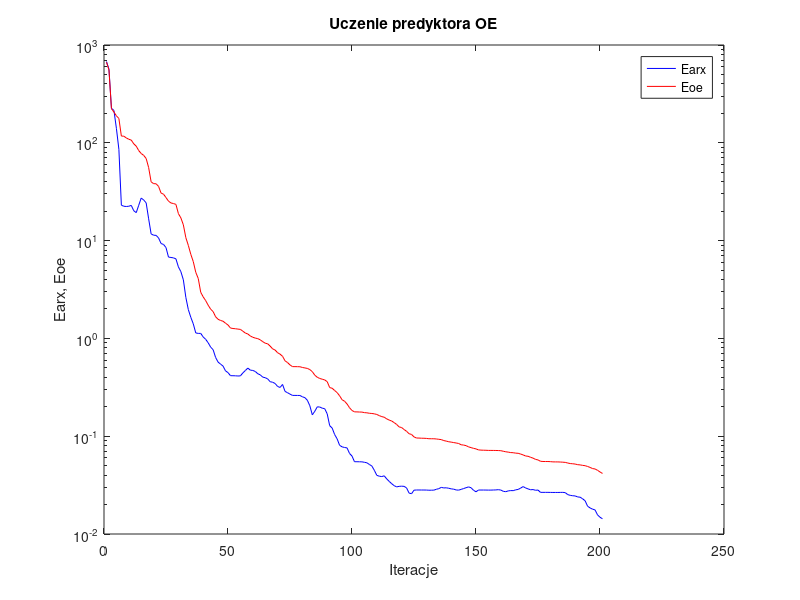
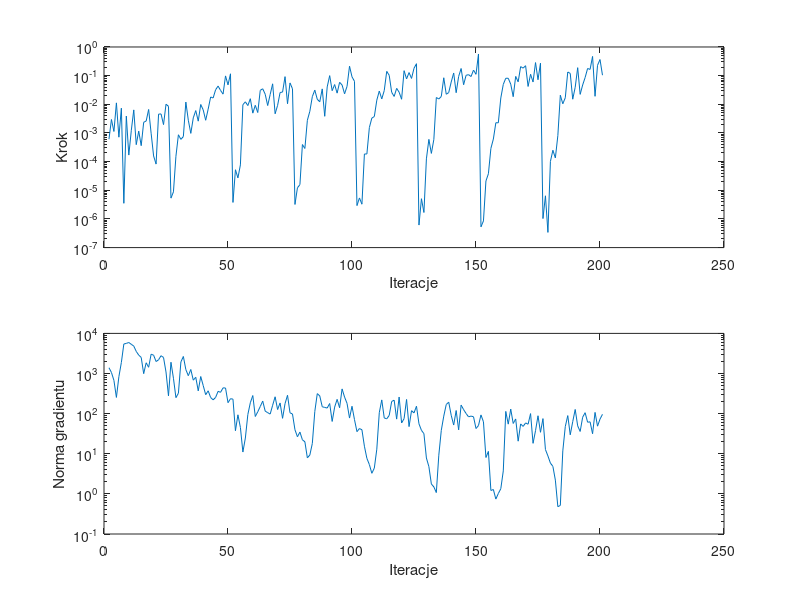

MATLAB code for these plots, in order:
%uczenie predyktora oe
clear all;
n=0; farx(n+1)=6.786066e+002; foe(n+1)=6.664750e+002; wspucz(n+1)=0.000000e+000; ng(n+1)=0.000000e+000;
%odnowa zmiennej metryki
n=1; farx(n+1)=5.665111e+002; foe(n+1)=5.563333e+002; krok(n+1)=6.052069e-004; ng(n+1)=1.394920e+003;
n=2; farx(n+1)=2.250831e+002; foe(n+1)=2.231200e+002; krok(n+1)=2.953444e-003; ng(n+1)=1.062222e+003;
n=3; farx(n+1)=2.144663e+002; foe(n+1)=2.063187e+002; krok(n+1)=1.127391e-003; ng(n+1)=6.732100e+002;
n=4; farx(n+1)=1.404449e+002; foe(n+1)=1.888038e+002; krok(n+1)=1.121665e-002; ng(n+1)=2.535550e+002;
n=5; farx(n+1)=8.572274e+001; foe(n+1)=1.772562e+002; krok(n+1)=7.125145e-004; ng(n+1)=8.340221e+002;
n=6; farx(n+1)=2.301616e+001; foe(n+1)=1.172077e+002; krok(n+1)=7.321912e-003; ng(n+1)=1.886050e+003;
n=7; farx(n+1)=2.245217e+001; foe(n+1)=1.168416e+002; krok(n+1)=3.513490e-006; ng(n+1)=5.445992e+003;
n=8; farx(n+1)=2.232845e+001; foe(n+1)=1.121035e+002; krok(n+1)=3.881922e-003; ng(n+1)=5.628943e+003;
n=9; farx(n+1)=2.245441e+001; foe(n+1)=1.087146e+002; krok(n+1)=1.691914e-004; ng(n+1)=5.929525e+003;
n=10; farx(n+1)=2.291392e+001; foe(n+1)=1.065622e+002; krok(n+1)=1.204607e-003; ng(n+1)=5.348778e+003;
n=11; farx(n+1)=2.018664e+001; foe(n+1)=9.759331e+001; krok(n+1)=6.380132e-003; ng(n+1)=4.824958e+003;
n=12; farx(n+1)=1.932274e+001; foe(n+1)=9.240749e+001; krok(n+1)=3.909578e-004; ng(n+1)=3.559097e+003;
n=13; farx(n+1)=2.297079e+001; foe(n+1)=8.325208e+001; krok(n+1)=1.159466e-003; ng(n+1)=2.875555e+003;
n=14; farx(n+1)=2.721687e+001; foe(n+1)=7.770732e+001; krok(n+1)=3.604935e-004; ng(n+1)=2.520420e+003;
n=15; farx(n+1)=2.603616e+001; foe(n+1)=7.441604e+001; krok(n+1)=2.359800e-003; ng(n+1)=9.922771e+002;
n=16; farx(n+1)=2.430012e+001; foe(n+1)=6.908302e+001; krok(n+1)=2.607206e-003; ng(n+1)=1.851697e+003;
n=17; farx(n+1)=1.670102e+001; foe(n+1)=5.579952e+001; krok(n+1)=6.607631e-003; ng(n+1)=1.430978e+003;
n=18; farx(n+1)=1.171473e+001; foe(n+1)=3.990817e+001; krok(n+1)=9.781284e-004; ng(n+1)=3.029870e+003;
n=19; farx(n+1)=1.135357e+001; foe(n+1)=3.821681e+001; krok(n+1)=1.575933e-004; ng(n+1)=2.863305e+003;
n=20; farx(n+1)=1.131243e+001; foe(n+1)=3.810920e+001; krok(n+1)=8.191911e-005; ng(n+1)=1.987320e+003;
n=21; farx(n+1)=1.065664e+001; foe(n+1)=3.584063e+001; krok(n+1)=4.534550e-003; ng(n+1)=2.199244e+003;
n=22; farx(n+1)=9.336297e+000; foe(n+1)=3.065095e+001; krok(n+1)=4.611188e-003; ng(n+1)=2.779905e+003;
n=23; farx(n+1)=9.134877e+000; foe(n+1)=2.982353e+001; krok(n+1)=1.958759e-003; ng(n+1)=2.509869e+003;
n=24; farx(n+1)=8.487030e+000; foe(n+1)=2.754827e+001; krok(n+1)=1.004414e-002; ng(n+1)=1.091129e+003;
n=25; farx(n+1)=6.786324e+000; foe(n+1)=2.531638e+001; krok(n+1)=8.516524e-003; ng(n+1)=2.774017e+002;
%odnowa zmiennej metryki
n=26; farx(n+1)=6.721342e+000; foe(n+1)=2.424999e+001; krok(n+1)=5.320105e-006; ng(n+1)=1.909930e+003;
n=27; farx(n+1)=6.661099e+000; foe(n+1)=2.393644e+001; krok(n+1)=8.807743e-006; ng(n+1)=7.621271e+002;
n=28; farx(n+1)=6.505649e+000; foe(n+1)=2.346087e+001; krok(n+1)=1.535048e-004; ng(n+1)=2.503656e+002;
n=29; farx(n+1)=5.384265e+000; foe(n+1)=1.886850e+001; krok(n+1)=8.651099e-004; ng(n+1)=3.221398e+002;
n=30; farx(n+1)=4.811385e+000; foe(n+1)=1.705561e+001; krok(n+1)=5.972073e-004; ng(n+1)=1.939763e+003;
n=31; farx(n+1)=3.967809e+000; foe(n+1)=1.448411e+001; krok(n+1)=7.496833e-004; ng(n+1)=2.659547e+003;
n=32; farx(n+1)=2.626162e+000; foe(n+1)=1.071718e+001; krok(n+1)=1.196180e-002; ng(n+1)=1.251312e+003;
n=33; farx(n+1)=1.971054e+000; foe(n+1)=8.935489e+000; krok(n+1)=2.774090e-003; ng(n+1)=8.829619e+002;
n=34; farx(n+1)=1.643242e+000; foe(n+1)=7.240106e+000; krok(n+1)=9.673859e-004; ng(n+1)=1.260819e+003;
n=35; farx(n+1)=1.408524e+000; foe(n+1)=6.096768e+000; krok(n+1)=3.367365e-003; ng(n+1)=6.827118e+002;
n=36; farx(n+1)=1.137344e+000; foe(n+1)=4.739192e+000; krok(n+1)=6.042575e-003; ng(n+1)=8.055540e+002;
n=37; farx(n+1)=1.125073e+000; foe(n+1)=4.101464e+000; krok(n+1)=2.581388e-003; ng(n+1)=3.696660e+002;
n=38; farx(n+1)=1.125046e+000; foe(n+1)=2.960779e+000; krok(n+1)=9.852969e-003; ng(n+1)=8.418869e+002;
n=39; farx(n+1)=1.034503e+000; foe(n+1)=2.657240e+000; krok(n+1)=6.391423e-003; ng(n+1)=5.027097e+002;
n=40; farx(n+1)=9.783035e-001; foe(n+1)=2.433859e+000; krok(n+1)=2.774090e-003; ng(n+1)=2.961703e+002;
n=41; farx(n+1)=9.024901e-001; foe(n+1)=2.185889e+000; krok(n+1)=6.776891e-003; ng(n+1)=3.709199e+002;
n=42; farx(n+1)=8.148275e-001; foe(n+1)=1.991459e+000; krok(n+1)=1.799391e-002; ng(n+1)=2.522816e+002;
n=43; farx(n+1)=7.661044e-001; foe(n+1)=1.879589e+000; krok(n+1)=1.660195e-002; ng(n+1)=2.206885e+002;
n=44; farx(n+1)=6.384282e-001; foe(n+1)=1.664272e+000; krok(n+1)=3.211609e-002; ng(n+1)=2.533950e+002;
n=45; farx(n+1)=5.726494e-001; foe(n+1)=1.568153e+000; krok(n+1)=4.331299e-002; ng(n+1)=3.596088e+002;
n=46; farx(n+1)=5.456798e-001; foe(n+1)=1.525512e+000; krok(n+1)=3.052860e-002; ng(n+1)=3.398955e+002;
n=47; farx(n+1)=5.211212e-001; foe(n+1)=1.498320e+000; krok(n+1)=2.265123e-002; ng(n+1)=4.390887e+002;
n=48; farx(n+1)=4.653697e-001; foe(n+1)=1.430478e+000; krok(n+1)=9.790078e-002; ng(n+1)=4.353198e+002;
n=49; farx(n+1)=4.468742e-001; foe(n+1)=1.370658e+000; krok(n+1)=4.756755e-002; ng(n+1)=1.875563e+002;
n=50; farx(n+1)=4.157319e-001; foe(n+1)=1.276988e+000; krok(n+1)=1.160291e-001; ng(n+1)=2.356780e+002;
%odnowa zmiennej metryki
n=51; farx(n+1)=4.153084e-001; foe(n+1)=1.262046e+000; krok(n+1)=3.767702e-006; ng(n+1)=2.297214e+002;
n=52; farx(n+1)=4.145686e-001; foe(n+1)=1.255586e+000; krok(n+1)=5.210339e-005; ng(n+1)=3.749963e+001;
n=53; farx(n+1)=4.126286e-001; foe(n+1)=1.244783e+000; krok(n+1)=2.703468e-005; ng(n+1)=9.356930e+001;
n=54; farx(n+1)=4.139712e-001; foe(n+1)=1.236475e+000; krok(n+1)=7.697632e-005; ng(n+1)=4.522005e+001;
n=55; farx(n+1)=4.439417e-001; foe(n+1)=1.183844e+000; krok(n+1)=9.698882e-003; ng(n+1)=1.102914e+001;
n=56; farx(n+1)=4.696816e-001; foe(n+1)=1.134435e+000; krok(n+1)=1.219985e-002; ng(n+1)=2.468653e+001;
n=57; farx(n+1)=4.971890e-001; foe(n+1)=1.108931e+000; krok(n+1)=9.016309e-003; ng(n+1)=9.517943e+001;
n=58; farx(n+1)=4.736385e-001; foe(n+1)=1.058720e+000; krok(n+1)=1.567500e-002; ng(n+1)=1.867250e+002;
n=59; farx(n+1)=4.703958e-001; foe(n+1)=1.027221e+000; krok(n+1)=4.912155e-003; ng(n+1)=2.824779e+002;
n=60; farx(n+1)=4.589771e-001; foe(n+1)=1.007812e+000; krok(n+1)=9.213222e-003; ng(n+1)=8.487510e+001;
n=61; farx(n+1)=4.353457e-001; foe(n+1)=9.944042e-001; krok(n+1)=5.162776e-003; ng(n+1)=1.113194e+002;
n=62; farx(n+1)=4.240267e-001; foe(n+1)=9.672841e-001; krok(n+1)=3.065020e-002; ng(n+1)=1.504033e+002;
n=63; farx(n+1)=4.019416e-001; foe(n+1)=9.265158e-001; krok(n+1)=3.481722e-002; ng(n+1)=2.054911e+002;
n=64; farx(n+1)=3.965375e-001; foe(n+1)=8.936031e-001; krok(n+1)=2.243330e-002; ng(n+1)=1.152815e+002;
n=65; farx(n+1)=3.853815e-001; foe(n+1)=8.805463e-001; krok(n+1)=9.041785e-003; ng(n+1)=1.059350e+002;
n=66; farx(n+1)=3.608828e-001; foe(n+1)=8.338801e-001; krok(n+1)=2.194150e-002; ng(n+1)=9.742372e+001;
n=67; farx(n+1)=3.561848e-001; foe(n+1)=7.816103e-001; krok(n+1)=5.188122e-002; ng(n+1)=1.618481e+002;
n=68; farx(n+1)=3.459195e-001; foe(n+1)=7.600886e-001; krok(n+1)=4.674043e-003; ng(n+1)=2.630678e+002;
n=69; farx(n+1)=3.224725e-001; foe(n+1)=7.134864e-001; krok(n+1)=9.201482e-003; ng(n+1)=1.264161e+002;
n=70; farx(n+1)=3.153327e-001; foe(n+1)=6.902394e-001; krok(n+1)=2.578794e-002; ng(n+1)=1.847235e+002;
n=71; farx(n+1)=3.380903e-001; foe(n+1)=6.558259e-001; krok(n+1)=2.672451e-002; ng(n+1)=7.640721e+001;
n=72; farx(n+1)=2.870498e-001; foe(n+1)=5.897957e-001; krok(n+1)=9.228634e-002; ng(n+1)=1.779737e+002;
n=73; farx(n+1)=2.785281e-001; foe(n+1)=5.664572e-001; krok(n+1)=1.046652e-002; ng(n+1)=2.868455e+002;
n=74; farx(n+1)=2.692460e-001; foe(n+1)=5.355593e-001; krok(n+1)=5.576355e-002; ng(n+1)=1.049506e+002;
n=75; farx(n+1)=2.613432e-001; foe(n+1)=5.146145e-001; krok(n+1)=3.473024e-002; ng(n+1)=9.789341e+001;
%odnowa zmiennej metryki
n=76; farx(n+1)=2.612930e-001; foe(n+1)=5.143968e-001; krok(n+1)=3.199889e-006; ng(n+1)=3.962376e+001;
n=77; farx(n+1)=2.611176e-001; foe(n+1)=5.139871e-001; krok(n+1)=1.224850e-005; ng(n+1)=2.653635e+001;
n=78; farx(n+1)=2.609092e-001; foe(n+1)=5.130301e-001; krok(n+1)=1.572983e-005; ng(n+1)=3.468030e+001;
n=79; farx(n+1)=2.528327e-001; foe(n+1)=5.045665e-001; krok(n+1)=3.949694e-004; ng(n+1)=2.230234e+001;
n=80; farx(n+1)=2.479800e-001; foe(n+1)=4.988937e-001; krok(n+1)=2.875463e-004; ng(n+1)=1.986558e+001;
n=81; farx(n+1)=2.330897e-001; foe(n+1)=4.932962e-001; krok(n+1)=2.774090e-003; ng(n+1)=7.901916e+000;
n=82; farx(n+1)=2.046557e-001; foe(n+1)=4.797322e-001; krok(n+1)=5.711090e-003; ng(n+1)=9.324467e+000;
n=83; farx(n+1)=1.653610e-001; foe(n+1)=4.569949e-001; krok(n+1)=1.848181e-002; ng(n+1)=1.806164e+001;
n=84; farx(n+1)=1.799002e-001; foe(n+1)=4.206197e-001; krok(n+1)=3.133413e-002; ng(n+1)=1.132212e+002;
n=85; farx(n+1)=1.997251e-001; foe(n+1)=4.003465e-001; krok(n+1)=1.496365e-002; ng(n+1)=3.156650e+002;
n=86; farx(n+1)=1.987475e-001; foe(n+1)=3.893029e-001; krok(n+1)=1.226153e-002; ng(n+1)=2.762103e+002;
n=87; farx(n+1)=1.934588e-001; foe(n+1)=3.826874e-001; krok(n+1)=3.450322e-002; ng(n+1)=1.485631e+002;
n=88; farx(n+1)=1.910726e-001; foe(n+1)=3.762137e-001; krok(n+1)=3.816075e-003; ng(n+1)=1.427970e+002;
n=89; farx(n+1)=1.692259e-001; foe(n+1)=3.612253e-001; krok(n+1)=4.048730e-002; ng(n+1)=1.379791e+002;
n=90; farx(n+1)=1.281442e-001; foe(n+1)=3.141539e-001; krok(n+1)=1.001107e-001; ng(n+1)=1.788615e+002;
n=91; farx(n+1)=1.212044e-001; foe(n+1)=3.092685e-001; krok(n+1)=2.991958e-002; ng(n+1)=6.387076e+001;
n=92; farx(n+1)=1.039367e-001; foe(n+1)=2.932977e-001; krok(n+1)=4.890625e-002; ng(n+1)=1.456142e+002;
n=93; farx(n+1)=9.397871e-002; foe(n+1)=2.791201e-001; krok(n+1)=2.452306e-002; ng(n+1)=2.269359e+002;
n=94; farx(n+1)=8.069616e-002; foe(n+1)=2.588974e-001; krok(n+1)=5.857529e-002; ng(n+1)=1.402467e+002;
n=95; farx(n+1)=7.783629e-002; foe(n+1)=2.359539e-001; krok(n+1)=4.715694e-002; ng(n+1)=4.134166e+002;
n=96; farx(n+1)=7.666839e-002; foe(n+1)=2.278809e-001; krok(n+1)=2.319637e-002; ng(n+1)=2.588845e+002;
n=97; farx(n+1)=7.591987e-002; foe(n+1)=2.136129e-001; krok(n+1)=4.226396e-002; ng(n+1)=1.802570e+002;
n=98; farx(n+1)=6.667237e-002; foe(n+1)=1.954899e-001; krok(n+1)=2.134155e-001; ng(n+1)=7.756688e+001;
n=99; farx(n+1)=6.267090e-002; foe(n+1)=1.832541e-001; krok(n+1)=9.089589e-002; ng(n+1)=1.527084e+002;
n=100; farx(n+1)=5.484688e-002; foe(n+1)=1.774263e-001; krok(n+1)=6.345766e-002; ng(n+1)=7.099356e+001;
%odnowa zmiennej metryki
n=101; farx(n+1)=5.483205e-002; foe(n+1)=1.772397e-001; krok(n+1)=2.920731e-006; ng(n+1)=3.558694e+001;
n=102; farx(n+1)=5.476018e-002; foe(n+1)=1.767149e-001; krok(n+1)=5.403553e-006; ng(n+1)=4.251231e+001;
n=103; farx(n+1)=5.467717e-002; foe(n+1)=1.764528e-001; krok(n+1)=3.266097e-006; ng(n+1)=3.966232e+001;
n=104; farx(n+1)=5.411534e-002; foe(n+1)=1.741868e-001; krok(n+1)=1.845902e-004; ng(n+1)=1.541505e+001;
n=105; farx(n+1)=5.348185e-002; foe(n+1)=1.734347e-001; krok(n+1)=1.848603e-004; ng(n+1)=7.688472e+000;
n=106; farx(n+1)=5.141236e-002; foe(n+1)=1.716056e-001; krok(n+1)=1.548092e-003; ng(n+1)=5.377631e+000;
n=107; farx(n+1)=4.956336e-002; foe(n+1)=1.707303e-001; krok(n+1)=3.303815e-003; ng(n+1)=3.260950e+000;
n=108; farx(n+1)=4.483488e-002; foe(n+1)=1.693528e-001; krok(n+1)=3.740913e-003; ng(n+1)=4.393546e+000;
n=109; farx(n+1)=3.980856e-002; foe(n+1)=1.667912e-001; krok(n+1)=1.394241e-002; ng(n+1)=1.299386e+001;
n=110; farx(n+1)=3.899918e-002; foe(n+1)=1.623602e-001; krok(n+1)=2.896961e-002; ng(n+1)=1.055928e+002;
n=111; farx(n+1)=3.865961e-002; foe(n+1)=1.586208e-001; krok(n+1)=1.540553e-002; ng(n+1)=2.200324e+002;
n=112; farx(n+1)=3.933517e-002; foe(n+1)=1.563091e-001; krok(n+1)=3.012318e-002; ng(n+1)=7.820054e+001;
n=113; farx(n+1)=3.658531e-002; foe(n+1)=1.503297e-001; krok(n+1)=1.409038e-001; ng(n+1)=7.418850e+001;
n=114; farx(n+1)=3.449798e-002; foe(n+1)=1.462161e-001; krok(n+1)=1.027628e-001; ng(n+1)=9.024882e+001;
n=115; farx(n+1)=3.268757e-002; foe(n+1)=1.429853e-001; krok(n+1)=2.617232e-002; ng(n+1)=2.015089e+002;
n=116; farx(n+1)=3.121962e-002; foe(n+1)=1.377209e-001; krok(n+1)=1.881905e-002; ng(n+1)=2.164064e+002;
n=117; farx(n+1)=3.031650e-002; foe(n+1)=1.318861e-001; krok(n+1)=3.598781e-002; ng(n+1)=7.301841e+001;
n=118; farx(n+1)=3.071155e-002; foe(n+1)=1.245104e-001; krok(n+1)=2.643052e-002; ng(n+1)=2.596057e+002;
n=119; farx(n+1)=3.083328e-002; foe(n+1)=1.226532e-001; krok(n+1)=1.500600e-002; ng(n+1)=5.849508e+001;
n=120; farx(n+1)=3.070655e-002; foe(n+1)=1.170438e-001; krok(n+1)=1.490721e-001; ng(n+1)=7.508990e+001;
n=121; farx(n+1)=2.962249e-002; foe(n+1)=1.122476e-001; krok(n+1)=7.689657e-002; ng(n+1)=2.256970e+002;
n=122; farx(n+1)=2.622648e-002; foe(n+1)=1.060532e-001; krok(n+1)=1.280543e-001; ng(n+1)=4.748056e+001;
n=123; farx(n+1)=2.579857e-002; foe(n+1)=1.042464e-001; krok(n+1)=8.000730e-002; ng(n+1)=1.185320e+002;
n=124; farx(n+1)=2.805812e-002; foe(n+1)=9.843699e-002; krok(n+1)=1.803622e-001; ng(n+1)=1.043491e+002;
n=125; farx(n+1)=2.818561e-002; foe(n+1)=9.582410e-002; krok(n+1)=2.611580e-001; ng(n+1)=1.529308e+002;
%odnowa zmiennej metryki
n=126; farx(n+1)=2.818271e-002; foe(n+1)=9.571797e-002; krok(n+1)=6.107947e-007; ng(n+1)=5.575507e+001;
n=127; farx(n+1)=2.816970e-002; foe(n+1)=9.536141e-002; krok(n+1)=5.082078e-006; ng(n+1)=3.845215e+001;
n=128; farx(n+1)=2.817002e-002; foe(n+1)=9.527648e-002; krok(n+1)=1.678983e-006; ng(n+1)=3.168804e+001;
n=129; farx(n+1)=2.814129e-002; foe(n+1)=9.494713e-002; krok(n+1)=1.248592e-004; ng(n+1)=7.845200e+000;
n=130; farx(n+1)=2.803253e-002; foe(n+1)=9.423776e-002; krok(n+1)=5.970040e-004; ng(n+1)=4.784721e+000;
n=131; farx(n+1)=2.805592e-002; foe(n+1)=9.419916e-002; krok(n+1)=1.935115e-004; ng(n+1)=1.765756e+000;
n=132; farx(n+1)=2.808964e-002; foe(n+1)=9.415524e-002; krok(n+1)=5.939298e-004; ng(n+1)=1.494484e+000;
n=133; farx(n+1)=2.865283e-002; foe(n+1)=9.370285e-002; krok(n+1)=1.725161e-002; ng(n+1)=1.078409e+000;
n=134; farx(n+1)=2.908993e-002; foe(n+1)=9.297946e-002; krok(n+1)=1.532189e-002; ng(n+1)=9.203383e+000;
n=135; farx(n+1)=2.998381e-002; foe(n+1)=9.232566e-002; krok(n+1)=1.871346e-002; ng(n+1)=3.824429e+001;
n=136; farx(n+1)=2.958714e-002; foe(n+1)=9.022038e-002; krok(n+1)=8.430727e-002; ng(n+1)=8.670949e+001;
n=137; farx(n+1)=2.967918e-002; foe(n+1)=8.910372e-002; krok(n+1)=2.243330e-002; ng(n+1)=1.689519e+002;
n=138; farx(n+1)=2.936148e-002; foe(n+1)=8.776086e-002; krok(n+1)=2.570124e-002; ng(n+1)=1.929462e+002;
n=139; farx(n+1)=2.894674e-002; foe(n+1)=8.701267e-002; krok(n+1)=5.983917e-002; ng(n+1)=9.114172e+001;
n=140; farx(n+1)=2.873693e-002; foe(n+1)=8.606291e-002; krok(n+1)=1.237945e-001; ng(n+1)=5.197886e+001;
n=141; farx(n+1)=2.820032e-002; foe(n+1)=8.523780e-002; krok(n+1)=2.541206e-002; ng(n+1)=1.196786e+002;
n=142; farx(n+1)=2.808757e-002; foe(n+1)=8.424294e-002; krok(n+1)=9.363811e-002; ng(n+1)=3.940754e+001;
n=143; farx(n+1)=2.859888e-002; foe(n+1)=8.173691e-002; krok(n+1)=1.775417e-001; ng(n+1)=1.633586e+002;
n=144; farx(n+1)=2.915780e-002; foe(n+1)=8.116543e-002; krok(n+1)=4.815335e-002; ng(n+1)=1.260034e+002;
n=145; farx(n+1)=2.975027e-002; foe(n+1)=8.005814e-002; krok(n+1)=1.027179e-001; ng(n+1)=1.007163e+002;
n=146; farx(n+1)=3.031608e-002; foe(n+1)=7.781064e-002; krok(n+1)=1.082372e-001; ng(n+1)=8.322916e+001;
n=147; farx(n+1)=2.972605e-002; foe(n+1)=7.643504e-002; krok(n+1)=9.310460e-002; ng(n+1)=8.695179e+001;
n=148; farx(n+1)=2.799675e-002; foe(n+1)=7.513442e-002; krok(n+1)=1.564519e-001; ng(n+1)=8.351707e+001;
n=149; farx(n+1)=2.702449e-002; foe(n+1)=7.417248e-002; krok(n+1)=1.112197e-001; ng(n+1)=4.256212e+001;
n=150; farx(n+1)=2.815818e-002; foe(n+1)=7.243651e-002; krok(n+1)=5.695627e-001; ng(n+1)=5.046127e+001;
%odnowa zmiennej metryki
n=151; farx(n+1)=2.815642e-002; foe(n+1)=7.206113e-002; krok(n+1)=5.291310e-007; ng(n+1)=9.287722e+001;
n=152; farx(n+1)=2.815931e-002; foe(n+1)=7.190388e-002; krok(n+1)=8.523972e-007; ng(n+1)=6.270324e+001;
n=153; farx(n+1)=2.814301e-002; foe(n+1)=7.180463e-002; krok(n+1)=2.102242e-005; ng(n+1)=8.069351e+000;
n=154; farx(n+1)=2.810912e-002; foe(n+1)=7.157988e-002; krok(n+1)=3.782543e-005; ng(n+1)=1.145886e+001;
n=155; farx(n+1)=2.811743e-002; foe(n+1)=7.156216e-002; krok(n+1)=2.884695e-004; ng(n+1)=1.216510e+000;
n=156; farx(n+1)=2.817597e-002; foe(n+1)=7.152016e-002; krok(n+1)=6.145526e-004; ng(n+1)=1.285899e+000;
n=157; farx(n+1)=2.823430e-002; foe(n+1)=7.146149e-002; krok(n+1)=2.275225e-003; ng(n+1)=7.422200e-001;
n=158; farx(n+1)=2.840119e-002; foe(n+1)=7.134425e-002; krok(n+1)=2.261309e-003; ng(n+1)=1.021889e+000;
n=159; farx(n+1)=2.814765e-002; foe(n+1)=7.109016e-002; krok(n+1)=1.660195e-002; ng(n+1)=1.344235e+000;
n=160; farx(n+1)=2.732675e-002; foe(n+1)=7.017311e-002; krok(n+1)=4.954706e-002; ng(n+1)=3.744171e+000;
n=161; farx(n+1)=2.706788e-002; foe(n+1)=6.930345e-002; krok(n+1)=8.100548e-002; ng(n+1)=1.137090e+002;
n=162; farx(n+1)=2.759211e-002; foe(n+1)=6.874774e-002; krok(n+1)=8.100548e-002; ng(n+1)=5.471481e+001;
n=163; farx(n+1)=2.779228e-002; foe(n+1)=6.800389e-002; krok(n+1)=5.055608e-002; ng(n+1)=1.299306e+002;
n=164; farx(n+1)=2.775840e-002; foe(n+1)=6.780161e-002; krok(n+1)=1.843937e-002; ng(n+1)=5.689976e+001;
n=165; farx(n+1)=2.829242e-002; foe(n+1)=6.712192e-002; krok(n+1)=9.407061e-002; ng(n+1)=7.369975e+001;
n=166; farx(n+1)=2.855340e-002; foe(n+1)=6.685584e-002; krok(n+1)=6.079450e-002; ng(n+1)=2.059339e+001;
n=167; farx(n+1)=2.947539e-002; foe(n+1)=6.567651e-002; krok(n+1)=2.064051e-001; ng(n+1)=5.539424e+001;
n=168; farx(n+1)=3.053126e-002; foe(n+1)=6.438283e-002; krok(n+1)=1.827807e-001; ng(n+1)=4.804688e+001;
n=169; farx(n+1)=2.956379e-002; foe(n+1)=6.277941e-002; krok(n+1)=2.223238e-001; ng(n+1)=5.869458e+001;
n=170; farx(n+1)=2.892495e-002; foe(n+1)=6.232476e-002; krok(n+1)=4.194258e-002; ng(n+1)=5.442822e+001;
n=171; farx(n+1)=2.833337e-002; foe(n+1)=6.086635e-002; krok(n+1)=1.116954e-001; ng(n+1)=1.002282e+002;
n=172; farx(n+1)=2.847723e-002; foe(n+1)=5.968417e-002; krok(n+1)=6.004768e-002; ng(n+1)=1.820152e+001;
n=173; farx(n+1)=2.799509e-002; foe(n+1)=5.793891e-002; krok(n+1)=2.857025e-001; ng(n+1)=3.764848e+001;
n=174; farx(n+1)=2.814969e-002; foe(n+1)=5.721143e-002; krok(n+1)=7.190954e-002; ng(n+1)=8.851959e+001;
n=175; farx(n+1)=2.665976e-002; foe(n+1)=5.541277e-002; krok(n+1)=2.715719e-001; ng(n+1)=3.429331e+001;
%odnowa zmiennej metryki
n=176; farx(n+1)=2.665999e-002; foe(n+1)=5.515148e-002; krok(n+1)=1.030699e-006; ng(n+1)=7.520015e+001;
n=177; farx(n+1)=2.665949e-002; foe(n+1)=5.509692e-002; krok(n+1)=6.416592e-006; ng(n+1)=1.272388e+001;
n=178; farx(n+1)=2.665951e-002; foe(n+1)=5.509563e-002; krok(n+1)=3.390171e-007; ng(n+1)=8.817238e+000;
n=179; farx(n+1)=2.662576e-002; foe(n+1)=5.493873e-002; krok(n+1)=1.012576e-004; ng(n+1)=5.860379e+000;
n=180; farx(n+1)=2.659766e-002; foe(n+1)=5.464274e-002; krok(n+1)=2.497184e-004; ng(n+1)=4.854496e+000;
n=181; farx(n+1)=2.660079e-002; foe(n+1)=5.460203e-002; krok(n+1)=1.347782e-004; ng(n+1)=2.202563e+000;
n=182; farx(n+1)=2.659485e-002; foe(n+1)=5.459518e-002; krok(n+1)=8.062699e-004; ng(n+1)=4.800589e-001;
n=183; farx(n+1)=2.662928e-002; foe(n+1)=5.443929e-002; krok(n+1)=2.074719e-002; ng(n+1)=5.153032e-001;
n=184; farx(n+1)=2.665926e-002; foe(n+1)=5.423909e-002; krok(n+1)=1.042882e-002; ng(n+1)=1.178961e+001;
n=185; farx(n+1)=2.646843e-002; foe(n+1)=5.397418e-002; krok(n+1)=1.688698e-002; ng(n+1)=4.756287e+001;
n=186; farx(n+1)=2.527926e-002; foe(n+1)=5.318131e-002; krok(n+1)=1.341318e-001; ng(n+1)=8.933993e+001;
n=187; farx(n+1)=2.484645e-002; foe(n+1)=5.251967e-002; krok(n+1)=1.196783e-001; ng(n+1)=2.971575e+001;
n=188; farx(n+1)=2.462004e-002; foe(n+1)=5.226735e-002; krok(n+1)=1.506159e-002; ng(n+1)=6.305490e+001;
n=189; farx(n+1)=2.449679e-002; foe(n+1)=5.188835e-002; krok(n+1)=3.932197e-002; ng(n+1)=1.270986e+002;
n=190; farx(n+1)=2.393886e-002; foe(n+1)=5.116066e-002; krok(n+1)=1.895930e-001; ng(n+1)=4.952439e+001;
n=191; farx(n+1)=2.378647e-002; foe(n+1)=5.089723e-002; krok(n+1)=2.223039e-002; ng(n+1)=3.596559e+001;
n=192; farx(n+1)=2.289220e-002; foe(n+1)=5.031579e-002; krok(n+1)=4.703297e-002; ng(n+1)=8.123588e+001;
n=193; farx(n+1)=2.186152e-002; foe(n+1)=4.995553e-002; krok(n+1)=8.589342e-002; ng(n+1)=1.055558e+002;
n=194; farx(n+1)=1.921972e-002; foe(n+1)=4.902775e-002; krok(n+1)=1.775417e-001; ng(n+1)=6.111980e+001;
n=195; farx(n+1)=1.848036e-002; foe(n+1)=4.797155e-002; krok(n+1)=1.653712e-001; ng(n+1)=6.243713e+001;
n=196; farx(n+1)=1.794848e-002; foe(n+1)=4.666285e-002; krok(n+1)=4.686024e-001; ng(n+1)=3.155386e+001;
n=197; farx(n+1)=1.762881e-002; foe(n+1)=4.624556e-002; krok(n+1)=1.901220e-002; ng(n+1)=1.073903e+002;
n=198; farx(n+1)=1.569729e-002; foe(n+1)=4.480803e-002; krok(n+1)=2.295125e-001; ng(n+1)=4.871882e+001;
n=199; farx(n+1)=1.483564e-002; foe(n+1)=4.308676e-002; krok(n+1)=3.655097e-001; ng(n+1)=7.294632e+001;
n=200; farx(n+1)=1.430571e-002; foe(n+1)=4.160146e-002; krok(n+1)=1.036127e-001; ng(n+1)=9.610934e+001;

figure; semilogy(farx,'b'); hold on; semilogy(foe,'r'); xlabel('Iteracje'); ylabel('Earx, Eoe'); legend('Earx','Eoe'); title('Uczenie predyktora OE');
figure; subplot(2,1,1); semilogy(krok); xlabel('Iteracje'); ylabel('Krok');
subplot(2,1,2); semilogy(ng); xlabel('Iteracje'); ylabel('Norma gradientu');
Earx=farx(n+1)
Eoe=foe(n+1)
